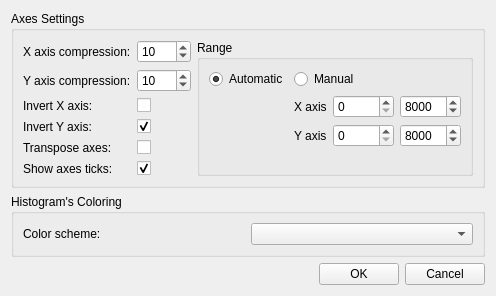
<?xml version="1.0" encoding="UTF-8"?>
<ui version="4.0">
 <class>Form</class>
 <widget class="QWidget" name="Form">
  <property name="geometry">
   <rect>
    <x>0</x>
    <y>0</y>
    <width>429</width>
    <height>279</height>
   </rect>
  </property>
  <property name="focusPolicy">
   <enum>Qt::StrongFocus</enum>
  </property>
  <property name="windowTitle">
   <string>ToF-E Graph Settings</string>
  </property>
  <layout class="QVBoxLayout" name="verticalLayout">
   <item>
    <widget class="QGroupBox" name="groupBox">
     <property name="title">
      <string>Axes Settings</string>
     </property>
     <layout class="QGridLayout" name="gridLayout_2">
      <item row="0" column="0">
       <layout class="QFormLayout" name="formLayout">
        <property name="fieldGrowthPolicy">
         <enum>QFormLayout::AllNonFixedFieldsGrow</enum>
        </property>
        <item row="0" column="0">
         <widget class="QLabel" name="xAxisBinLabel">
          <property name="text">
           <string>X axis compression:</string>
          </property>
         </widget>
        </item>
        <item row="0" column="1">
         <widget class="QSpinBox" name="bin_x">
          <property name="toolTip">
           <string>Changing axis bin width too high might result in memory error.</string>
          </property>
          <property name="minimum">
           <number>1</number>
          </property>
          <property name="maximum">
           <number>3000</number>
          </property>
          <property name="singleStep">
           <number>1</number>
          </property>
          <property name="value">
           <number>10</number>
          </property>
         </widget>
        </item>
        <item row="1" column="0">
         <widget class="QLabel" name="yAxisBinLabel">
          <property name="text">
           <string>Y axis compression:</string>
          </property>
         </widget>
        </item>
        <item row="1" column="1">
         <widget class="QSpinBox" name="bin_y">
          <property name="toolTip">
           <string>Changing axis bin width too high might result in memory error.</string>
          </property>
          <property name="minimum">
           <number>1</number>
          </property>
          <property name="maximum">
           <number>3000</number>
          </property>
          <property name="singleStep">
           <number>1</number>
          </property>
          <property name="value">
           <number>10</number>
          </property>
         </widget>
        </item>
        <item row="2" column="0">
         <widget class="QLabel" name="invertXAxisLabel">
          <property name="text">
           <string>Invert X axis:</string>
          </property>
         </widget>
        </item>
        <item row="2" column="1">
         <widget class="QCheckBox" name="invert_x">
          <property name="checked">
           <bool>false</bool>
          </property>
          <property name="tristate">
           <bool>false</bool>
          </property>
         </widget>
        </item>
        <item row="3" column="0">
         <widget class="QLabel" name="invertYAxisLabel">
          <property name="text">
           <string>Invert Y axis:</string>
          </property>
         </widget>
        </item>
        <item row="3" column="1">
         <widget class="QCheckBox" name="invert_y">
          <property name="checked">
           <bool>true</bool>
          </property>
         </widget>
        </item>
        <item row="5" column="0">
         <widget class="QLabel" name="showAxesTicksLabel">
          <property name="text">
           <string>Show axes ticks:</string>
          </property>
         </widget>
        </item>
        <item row="5" column="1">
         <widget class="QCheckBox" name="axes_ticks">
          <property name="checked">
           <bool>true</bool>
          </property>
         </widget>
        </item>
        <item row="4" column="0">
         <widget class="QLabel" name="transposeAxesLabel">
          <property name="text">
           <string>Transpose axes:</string>
          </property>
         </widget>
        </item>
        <item row="4" column="1">
         <widget class="QCheckBox" name="transposeAxesCheckBox"/>
        </item>
       </layout>
      </item>
      <item row="0" column="1">
       <widget class="QGroupBox" name="groupBox_3">
        <property name="title">
         <string>Range</string>
        </property>
        <layout class="QGridLayout" name="gridLayout">
         <item row="0" column="0">
          <widget class="QRadioButton" name="radio_range_auto">
           <property name="text">
            <string>Automatic</string>
           </property>
           <property name="checked">
            <bool>true</bool>
           </property>
          </widget>
         </item>
         <item row="0" column="1">
          <widget class="QRadioButton" name="radio_range_manual">
           <property name="text">
            <string>Manual</string>
           </property>
          </widget>
         </item>
         <item row="3" column="0">
          <spacer name="verticalSpacer">
           <property name="orientation">
            <enum>Qt::Vertical</enum>
           </property>
           <property name="sizeHint" stdset="0">
            <size>
             <width>20</width>
             <height>40</height>
            </size>
           </property>
          </spacer>
         </item>
         <item row="1" column="1">
          <layout class="QHBoxLayout" name="horizontalLayout_3">
           <item>
            <widget class="QLabel" name="label">
             <property name="text">
              <string>X axis</string>
             </property>
            </widget>
           </item>
           <item>
            <widget class="QSpinBox" name="spin_range_x_min">
             <property name="maximum">
              <number>16000</number>
             </property>
             <property name="singleStep">
              <number>10</number>
             </property>
            </widget>
           </item>
           <item>
            <widget class="QSpinBox" name="spin_range_x_max">
             <property name="minimum">
              <number>1</number>
             </property>
             <property name="maximum">
              <number>16000</number>
             </property>
             <property name="singleStep">
              <number>10</number>
             </property>
             <property name="value">
              <number>8000</number>
             </property>
            </widget>
           </item>
          </layout>
         </item>
         <item row="2" column="1">
          <layout class="QHBoxLayout" name="horizontalLayout_4">
           <item>
            <widget class="QLabel" name="label_2">
             <property name="text">
              <string>Y axis</string>
             </property>
            </widget>
           </item>
           <item>
            <widget class="QSpinBox" name="spin_range_y_min">
             <property name="maximum">
              <number>16000</number>
             </property>
             <property name="singleStep">
              <number>10</number>
             </property>
            </widget>
           </item>
           <item>
            <widget class="QSpinBox" name="spin_range_y_max">
             <property name="minimum">
              <number>1</number>
             </property>
             <property name="maximum">
              <number>16000</number>
             </property>
             <property name="singleStep">
              <number>10</number>
             </property>
             <property name="value">
              <number>8000</number>
             </property>
            </widget>
           </item>
          </layout>
         </item>
        </layout>
       </widget>
      </item>
     </layout>
    </widget>
   </item>
   <item>
    <widget class="QGroupBox" name="groupBox_2">
     <property name="title">
      <string>Histogram's Coloring</string>
     </property>
     <layout class="QGridLayout" name="gridLayout_3">
      <item row="0" column="0">
       <layout class="QHBoxLayout" name="horizontalLayout">
        <item>
         <widget class="QLabel" name="colorSchemeLabel">
          <property name="text">
           <string>Color scheme:</string>
          </property>
         </widget>
        </item>
        <item>
         <widget class="QComboBox" name="colorbox"/>
        </item>
       </layout>
      </item>
     </layout>
    </widget>
   </item>
   <item>
    <layout class="QHBoxLayout" name="horizontalLayout_2">
     <item>
      <spacer name="horizontalSpacer">
       <property name="orientation">
        <enum>Qt::Horizontal</enum>
       </property>
       <property name="sizeHint" stdset="0">
        <size>
         <width>40</width>
         <height>20</height>
        </size>
       </property>
      </spacer>
     </item>
     <item>
      <widget class="QPushButton" name="OKButton">
       <property name="text">
        <string>OK</string>
       </property>
      </widget>
     </item>
     <item>
      <widget class="QPushButton" name="cancelButton">
       <property name="text">
        <string>Cancel</string>
       </property>
      </widget>
     </item>
    </layout>
   </item>
  </layout>
 </widget>
 <resources/>
 <connections/>
</ui>
